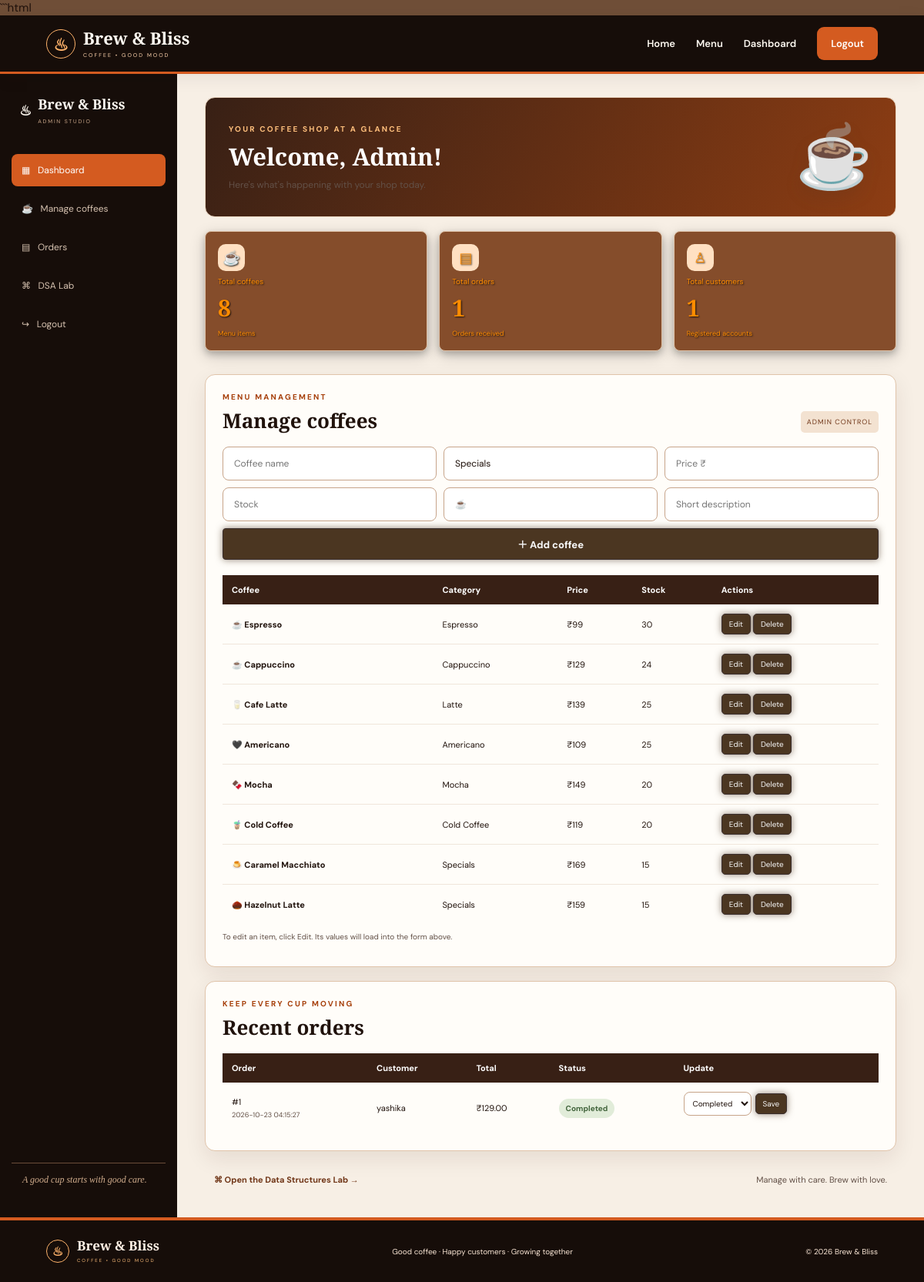
The app's page /admin/dashboard (signed in) with its own data.
### tables this page shows
CREATE TABLE coffee(coffee_id INTEGER PRIMARY KEY AUTOINCREMENT, coffee_name TEXT NOT NULL, category TEXT NOT NULL, price REAL NOT NULL, quantity INTEGER NOT NULL DEFAULT 0, emoji TEXT DEFAULT '☕', description TEXT DEFAULT 'Freshly made for you.');

CREATE TABLE orders(order_id INTEGER PRIMARY KEY AUTOINCREMENT, customer_id INTEGER NOT NULL, total_amount REAL NOT NULL, discount REAL NOT NULL DEFAULT 0, status TEXT NOT NULL DEFAULT 'Pending', created_at TEXT DEFAULT CURRENT_TIMESTAMP, FOREIGN KEY(customer_id) REFERENCES customer(customer_id));

CREATE TABLE customer(customer_id INTEGER PRIMARY KEY AUTOINCREMENT, username TEXT UNIQUE NOT NULL, email TEXT UNIQUE NOT NULL, phone TEXT NOT NULL, address TEXT NOT NULL, password TEXT NOT NULL);

### app.py (the view)
@app.route('/admin/dashboard')
@login_required('admin')
def admin_dashboard():
    c=db(); coffees=c.execute('SELECT * FROM coffee ORDER BY coffee_id').fetchall(); orders=c.execute('SELECT orders.*,customer.username FROM orders JOIN customer USING(customer_id) ORDER BY order_id DESC').fetchall(); counts={'coffees':c.execute('SELECT COUNT(*) FROM coffee').fetchone()[0],'orders':c.execute('SELECT COUNT(*) FROM orders').fetchone()[0],'customers':c.execute('SELECT COUNT(*) FROM customer').fetchone()[0]}; c.close(); return render_template('admin_dashboard.html',coffees=coffees,orders=orders,counts=counts)

### app.py (called while the page is built)
def db():
    c=sqlite3.connect(DB_PATH); c.row_factory=sqlite3.Row; c.execute('PRAGMA foreign_keys=ON'); return c

def login_required(role):
    def deco(fn):
        @wraps(fn)
        def wrapper(*a,**kw):
            if session.get('role') != role:
                flash('Please sign in to continue.','error')
                return redirect(url_for('customer_login' if role=='customer' else 'admin_login'))
            return fn(*a,**kw)
        return wrapper
    return deco

@app.context_processor
def inject_globals():
    return {'cart_count':sum(int(x) for x in session.get('cart',{}).values()), 'current_user':session.get('username'), 'current_role':session.get('role')}

### templates/admin_dashboard.html (shortened to what this page needs)
{% extends 'base.html' %}
{% block content %}
<section class="admin-shell">
    <aside class="admin-sidebar">
        <div class="admin-brand">
            ♨
            <span>
                Brew & Bliss
                <small>ADMIN STUDIO</small>
            </span>
        </div>
        <a class="selected" href="#overview">
            ▦ &nbsp; Dashboard
        </a>
        <a href="#manage-coffee">
            ☕ &nbsp; Manage coffees
        </a>
        <a href="#orders">
            ▤ &nbsp; Orders
        </a>
        <a href="{{ url_for('dsa') }}">
            ⌘ &nbsp; DSA Lab
        </a>
        <a href="{{ url_for('logout') }}">
            ↪ &nbsp; Logout
        </a>
        <div class="sidebar-note">
            A good cup starts with good care.
        </div>
    </aside>
    <div class="admin-main">
        <section class="admin-welcome" id="overview">
            <div>
                <span class="eyebrow">
                    YOUR COFFEE SHOP AT A GLANCE
                </span>
                <h1>Welcome, Admin!</h1>
                <p>
                    Here's what's happening with your shop today.
                </p>
            </div>
            <div class="admin-cup">
                ☕
            </div>
        </section>
        <div class="stats-grid">
            <article class="stat-card">
                <span>☕</span>
                <small>Total coffees</small>
                <b>{{ counts.coffees }}</b>
                <em>Menu items</em>
            </article>
            <article class="stat-card">
                <span>▤</span>
                <small>Total orders</small>
                <b>{{ counts.orders }}</b>
                <em>Orders received</em>
            </article>
            <article class="stat-card">
                <span>♙</span>
                <small>Total customers</small>
                <b>{{ counts.customers }}</b>
                <em>Registered accounts</em>
            </article>
        </div>
        <section class="admin-panel" id="manage-coffee">
            <div class="section-heading">
                <div>
                    <span class="eyebrow">
                        MENU MANAGEMENT
                    </span>
                    <h2>Manage coffees</h2>
                </div>
                <span class="tag">
                    ADMIN CONTROL
                </span>
            </div>
            <form
                class="admin-form"
                method="post"
                action="{{ url_for('save_coffee') }}"
            >
                <input
                    type="text"
                    name="coffee_name"
                    placeholder="Coffee name"
                    required
                >
                <input
                    type="text"
                    name="category"
                    placeholder="Category"
                    value="Specials"
                    required
                >
                <input
                    type="number"
                    name="price"
                    min="1"
                    step="1"
                    placeholder="Price ₹"
                    required
                >
                <input
                    type="number"
                    name="quantity"
                    min="0"
                    placeholder="Stock"
                    required
                >
                <input
                    type="text"
                    name="emoji"
                    placeholder="Emoji"
                    value="☕"
                    maxlength="8"
                >
                <input
                    type="text"
                    name="description"
                    placeholder="Short description"
                >
                <button
                    class="btn btn-caramel"
                    type="submit"
                >
                    ＋ Add coffee
                </button>
            </form>
            <div class="admin-table-wrap">
                <table class="admin-table">
                    <thead>
                        <tr>
                            <th>Coffee</th>
                            <th>Category</th>
                            <th>Price</th>
                            <th>Stock</th>
                            <th>Actions</th>
                        </tr>
                    </thead>
                    <tbody>
                        {% for coffee in coffees %}
                        <tr>
                            <td>
                                <b>
                                    {{ coffee['emoji'] }}
                                    {{ coffee['coffee_name'] }}
                                </b>
                            </td>
                            <td>
                                {{ coffee['category'] }}
                            </td>
                            <td>
                                ₹{{ '%.0f'|format(coffee['price']) }}
                            </td>
                            <td>
                                {{ coffee['quantity'] }}
                            </td>
                            <td>
                                <button
                                    type="button"
                                    class="tiny-btn edit-coffee"
                                    data-id="{{ coffee['coffee_id'] }}"
                                    data-name="{{ coffee['coffee_name'] }}"
                                    data-category="{{ coffee['category'] }}"
                                    data-price="{{ coffee['price'] }}"
                                    data-stock="{{ coffee['quantity'] }}"
                                    data-emoji="{{ coffee['emoji'] }}"
                                    data-description="{{ coffee['description'] }}"
                                >
                                    Edit
                                </button>
                                <form
                                    class="inline-form"
                                    method="post"
                                    action="{{ url_for(
                                        'delete_coffee',
                                        coffee_id=coffee['coffee_id']
                                    ) }}"
                                    onsubmit="return confirm(
                                        'Remove this coffee from the menu?'
                                    )"
                                >
                                    <button
                                        type="submit"
                                        class="tiny-btn danger"
                                    >
                                        Delete
                                    </button>
                                </form>
                            </td>
                        </tr>
                        {% else %}
                        <tr>
                            <td colspan="5">
                                No coffees available. Add your first coffee above.
                            </td>
                        </tr>
                        {% endfor %}
                    </tbody>
                </table>
            </div>
            <p class="muted small">
                To edit an item, click Edit. Its values will load
                into the form above.
            </p>
        </section>
        <section class="admin-panel" id="orders">
            <div class="section-heading">
                <div>
                    <span class="eyebrow">
                        KEEP EVERY CUP MOVING
                    </span>
                    <h2>Recent orders</h2>
                </div>
            </div>
            <div class="admin-table-wrap">
                <table class="admin-table">
                    <thead>
                        <tr>
                            <th>Order</th>
                            <th>Customer</th>
                            <th>Total</th>
                            <th>Status</th>
                            <th>Update</th>
                        </tr>
                    </thead>
                    <tbody>
                        {% for order in orders %}
                        <tr>
                            <td>
                                #{{ order['order_id'] }}
                                <small class="table-sub">
                                    {{ order['created_at'] }}
                                </small>
                            </td>
                            <td>
                                {{ order['username'] }}
                            </td>
                            <td>
                                ₹{{ '%.2f'|format(order['total_amount']) }}
                            </td>
                            <td>
                                <span class="status status-{{ order['status']|lower }}">
                                    {{ order['status'] }}
                                </span>
                            </td>
                            <td>
                                <form
                                    class="status-form"
                                    method="post"
                                    action="{{ url_for(
                                        'order_status',
                                        order_id=order['order_id']
                                    ) }}"
                                >
                                    <select name="status">
                                        <option
                                            {{ 'selected' if order['status'] == 'Completed' }}
                                        >
                                            Completed
                                        </option>
                                    </select>
                                    <button
                                        type="submit"
                                        class="tiny-btn"
                                    >
                                        Save
                                    </button>
                                </form>
                            </td>
                        </tr>
                        {% else %}
                        <tr>
                            <td colspan="5">
                                No orders yet. They'll appear here after checkout.
                            </td>
                        </tr>
                        {% endfor %}
                    </tbody>
                </table>
            </div>
        </section>
        <section class="admin-bottom">
            <a href="{{ url_for('dsa') }}">
                ⌘ Open the Data Structures Lab →
            </a>
            <span>
                Manage with care. Brew with love.
            </span>
        </section>
    </div>
</section>
{% endblock %}

### records on screen
coffee: emoji "☕", coffee_name "Espresso", category "Espresso", price "99", quantity "30"
coffee: emoji "☕", coffee_name "Cappuccino", category "Cappuccino", price "129", quantity "24"
coffee: emoji "🥛", coffee_name "Cafe Latte", category "Latte", price "139", quantity "25"
coffee: emoji "🖤", coffee_name "Americano", category "Americano", price "109", quantity "25"
coffee: emoji "🍫", coffee_name "Mocha", category "Mocha", price "149", quantity "20"
coffee: emoji "🧋", coffee_name "Cold Coffee", category "Cold Coffee", price "119", quantity "20"
coffee: emoji "🍮", coffee_name "Caramel Macchiato", category "Specials", price "169", quantity "15"
coffee: emoji "🌰", coffee_name "Hazelnut Latte", category "Specials", price "159", quantity "15"
orders: order_id "1", created_at "2026-10-23 04:15:27", username "yashika", total_amount "129.00", status "Completed"

### other values on screen
{{ counts.coffees }} "8"
{{ counts.orders }} "1"
{{ counts.customers }} "1"
